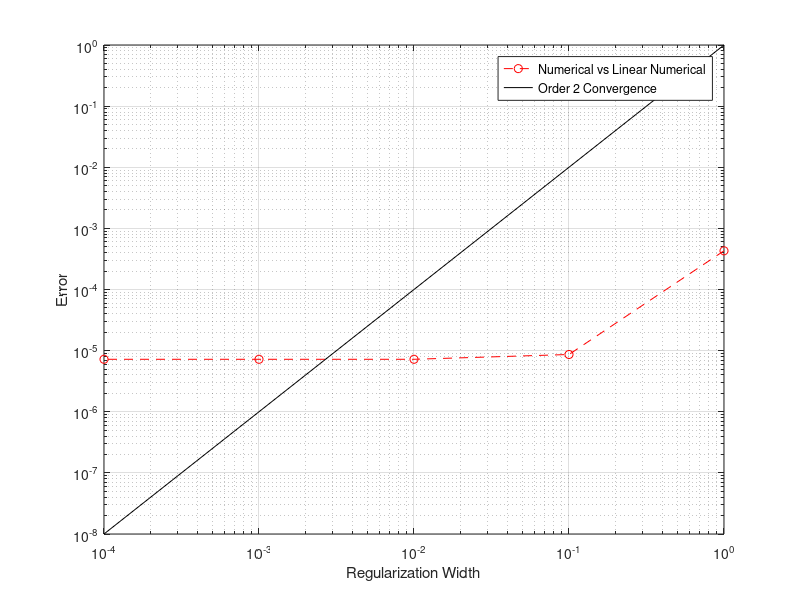

This figure's MATLAB source: (Note: this script raises an error after producing the figure.)
datapoints=5;
o=2;  % desired rate of convergence

h=zeros(1,datapoints);
E1=zeros(1,datapoints);
%E2=zeros(1,datapoints);
p1=zeros(1,datapoints-1);
%p2=zeros(1,datapoints-1);

h(1)=10e-1;
h(2)=10e-2;
h(3)=10e-3;
h(4)=10e-4;
h(5)=10e-5;

E1(1)=4.297765067677046e-04;
E1(2)=8.644868461637017e-06;
E1(3)=7.217035286021560e-06;
E1(4)=7.216878437104479e-06;
E1(5)=7.216878437094887e-06;

for i=2:datapoints;    
    p1(i)=(log(E1(i))-log(E1(i-1)))/(log(h(i))-log(h(i-1)));
    %p2(i)=(log(E2(i))-log(E2(i-1)))/(log(h(i))-log(h(i-1)));
end

p1 

loglog(h,E1,'r--o',h,h.^o,'k')  % ...h,E2,'b--o',...
grid on
xlabel('Regularization Width')
ylabel('Error')
lgn=legend('Numerical vs Linear Numerical','Order 2 Convergence');
lgn.Location='west';
hold off

%{
Sp17_R5_T1  (used Rate_Of_Convergence v5.22.n1)

NOTE: h(i) are actually epsilon values in this case. see * below

Rates of Convergence using Two_Point_BVP_Smoothing v5.22.n1
E1 is the 2-norm grid error of numerical solutions to the non-regularized
problem vs the numerical solutions to the linearly regularized problem.

* We hold h constant while refining our intervals of regularization,
epsilon.  The epsilon refinements are h(i)=10e-i.  We refine the grid 5
times,  grid j width = 10e-j.  The h data is included first, then each set
of errors is labeled with the respective grid width we are using.

epsilon refinements:
h(1)=10e-1;
h(2)=10e-2;
h(3)=10e-3;
h(4)=10e-4;
h(5)=10e-5;

error with grid width=10e-1:
E1(1)=0.007288689868557;
E1(2)=0.007288689868557;
E1(3)=0.007288689868557;
E1(4)=0.007288689868557;
E1(5)=0.007288689868549;

error with grid width 10e-2:

E2(1)=8.380824690923966e-04;
E2(2)=7.217600016625979e-04;
E2(3)=7.217600016625990e-04;
E2(4)=7.217600016626800e-04;
E2(5)=7.217600016618783e-04;

error with grid width 10e-3:

E3(1)=4.356973803768319e-04;
E3(2)=7.232256229193578e-05;
E3(3)=7.216885581742335e-05;
E3(4)=7.216885581743114e-05;
E3(5)=7.216885581735129e-05;

error with grid with 10e-4:

E4(1)=4.297765067677046e-04;
E4(2)=8.644868461637017e-06;
E4(3)=7.217035286021560e-06;
E4(4)=7.216878437104479e-06;
E4(5)=7.216878437094887e-06;
%}

%{
Sp17_R4_T1  (used Rate_Of_Convergence v5.10.n1)

Rates of Convergence using Two_Point_BVP_Smoothing v5.10.n1
E1 is the 2-norm grid error of Linear Analytical vs. Linear Numerical
E2 is Linear Numerical vs. (unsmoothed) Analytical

h(1)=1.6667e-1;
h(2)=5.8823e-2;
h(3)=2.1266e-2;
h(4)=1.0753e-2;
h(5)=7.1942e-3;
h(6)=4.7393e-3;

E1(1)=3.5861e-4;
E1(2)=6.4747e-5;
E1(3)=8.1337e-6;
E1(4)=2.3499e-6;
E1(5)=5.5261e-7;
E1(6)=2.4354e-7;

E2(1)=1.1765e-17;
E2(2)=3.6872e-4;
E2(3)=4.2115e-4;
E2(4)=4.2743e-4;
E2(5)=4.2918e-4;
E2(6)=4.2948e-4;

%}


